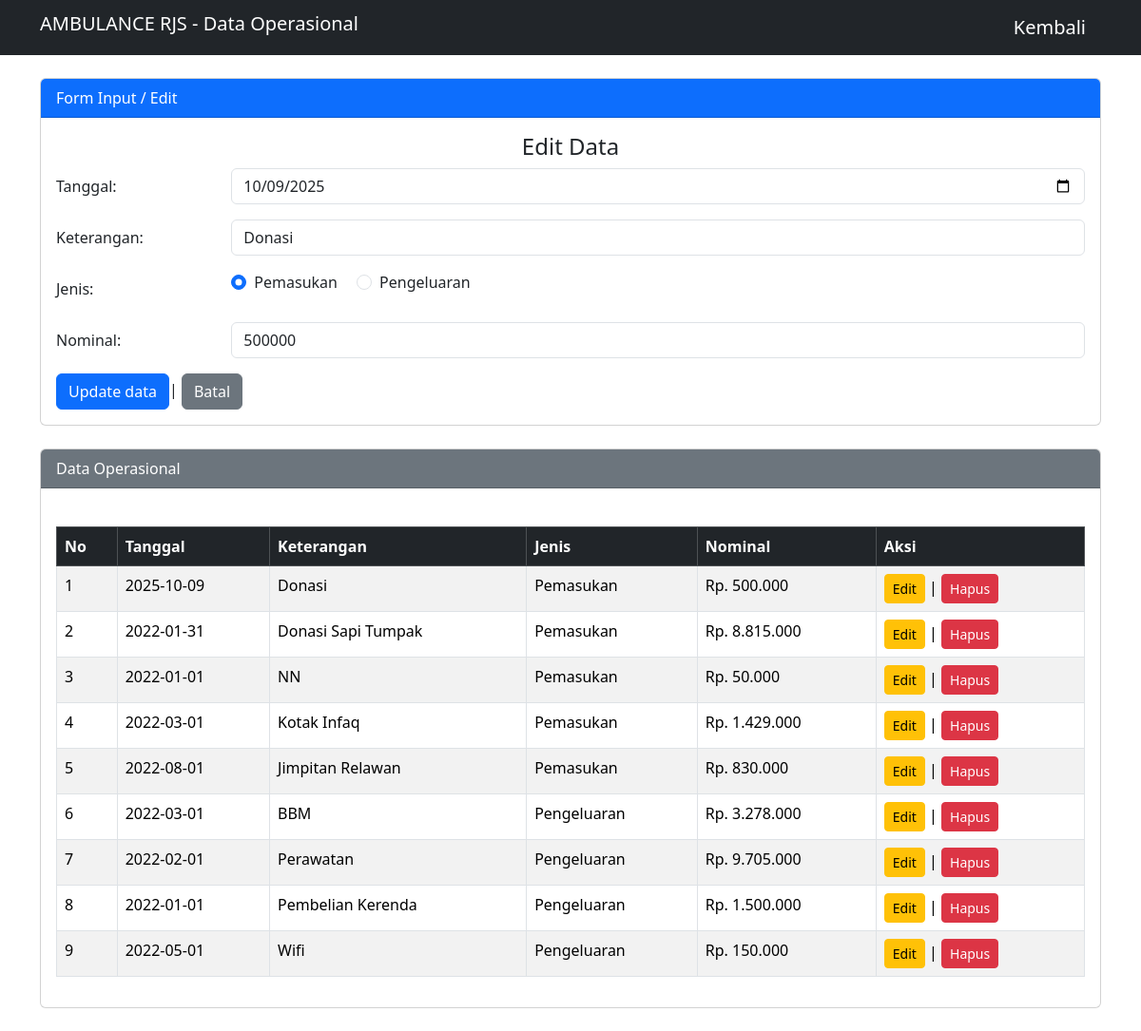
The app's page /view/operasional.php?edit=1 (signed in) with its own data.
### tables this page shows
CREATE TABLE `operasional` (
  `id_operasional` int(55) NOT NULL,
  `tanggal` date NOT NULL,
  `keterangan` varchar(255) NOT NULL,
  `jenis` enum('Pemasukan','Pengeluaran','','') NOT NULL,
  `nominal` varchar(55) NOT NULL
);

### config/koneksi.php (called while the page is built, shortened)
<?php
class database
{
    private $host = "localhost";
    private $username = "root";
    private $pass = "";
    private $db = "ambulance";
    function __construct()
    {
        $this->connect = mysqli_connect($this->host, $this->username, $this->pass, $this->db);
    }
}

### proses/proses-operasional.php (called while the page is built, shortened)
<?php
require_once(__DIR__ . '/../config/koneksi.php');
class operasional
{
    private $db;
    function __construct()
    {
        $database = new database();
        $this->db = $database->connect;
    }
    function tampil()
    {
        $sql = mysqli_query($this->db, "SELECT * FROM operasional");
        return mysqli_fetch_all($sql, MYSQLI_ASSOC);
    }
    function cari($id)
    {
        $sql = mysqli_query($this->db, "SELECT * FROM operasional WHERE id_operasional='$id'");
        return mysqli_fetch_assoc($sql);
    }
}

### view/operasional.php (the view, shortened to what this page needs)
<?php
require_once(__DIR__ . '/../proses/proses-operasional.php');
$operasional = new Operasional();
$editData = NULL;
if (isset($_GET['edit'])) {
    $id = $_GET['edit'];
    $editData = $operasional->cari($id);
}
include '../template/header.php';
?>
<body>
    <nav class="navbar navbar-dark bg-dark">
        <div class="container">
            <h3 class="navbar-brand">AMBULANCE RJS - Data Operasional</h3>
            <a class="navbar-brand" href="../index.php">Kembali</a>
        </div>
    </nav>
    <div class="container my-4">
        <div class="card mb-4">
            <div class="card-header bg-primary text-white">Form Input / Edit</div>
            <div class="card-body">
                <div class="form-input">
                    <?php if ($editData) { ?>
                        <h4 style="text-align: center;">Edit Data</h4>
                        <form action="operasional.php" method="POST">
                            <div class="mb-3 row">
                                <label for="tanggal" class="col-sm-2 col-form-label">Tanggal:</label>
                                <div class="col-sm-10">
                                    <input type="date" class="form-control" name="tanggal" id="tanggal" value="<?= $editData['tanggal'] ?>">
                                </div>
                            </div>
                            <div class="mb-3 row">
                                <label for="keterangan" class="col-sm-2 col-form-label">Keterangan:</label>
                                <div class="col-sm-10">
                                    <input type="text" class="form-control" name="keterangan" id="keterangan" value="<?= $editData['keterangan'] ?>">
                                </div>
                            </div>
                            <div class="mb-3 row">
                                <label class="col-sm-2 col-form-label">Jenis:</label>
                                <div class="col-sm-10">
                                    <div class="form-check form-check-inline">
                                        <input class="form-check-input" type="radio" name="jenis" id="jenis1" value="pemasukan" <?= ($editData['jenis'] == 'Pemasukan') ? 'checked' : ''; ?>>
                                        <label class="form-check-label" for="jenis1">Pemasukan</label>
                                    </div>
                                    <div class="form-check form-check-inline">
                                        <input class="form-check-input" type="radio" name="jenis" id="jenis2" value="pengeluaran" <?= ($editData['jenis'] == 'Pengeluaran') ? 'checked' : ''; ?>>
                                        <label class="form-check-label" for="jenis2">Pengeluaran</label>
                                    </div>
                                </div>
                            </div>
                            <div class="mb-3 row">
                                <label for="nominal" class="col-sm-2 col-form-label">Nominal:</label>
                                <div class="col-sm-10">
                                    <input type="number" class="form-control" name="nominal" id="nominal" value="<?= $editData['nominal'] ?>">
                                </div>
                            </div>
                            <button type="submit" name="edit" class="btn btn-primary">Update data</button>|
                            <a href="operasional.php" class="btn btn-secondary">Batal</a>
                        </form>
                    <?php } ?>
                </div>
            </div>
        </div>
        <div class="card">
            <div class="card-header text-white bg-secondary">Data Operasional</div><br>
            <div class="card-body">
                <table class="table table-bordered table-striped" id="tableOperasional">
                    <thead class="table-dark">
                        <tr>
                            <th>No</th>
                            <th>Tanggal</th>
                            <th>Keterangan</th>
                            <th>Jenis</th>
                            <th>Nominal</th>
                            <th>Aksi</th>
                        </tr>
                    </thead>
                    <?php
                    $no = 1;
                    foreach ($operasional->tampil() as $data) {
                    ?>
                        <tr>
                            <td><?php echo $no++; ?></td>
                            <td><?php echo $data['tanggal'] ?></td>
                            <td><?php echo $data['keterangan'] ?></td>
                            <td><?php echo $data['jenis'] ?></td>
                            <td>Rp. <?php echo number_format($data['nominal'], 0, ',', '.') ?></td>
                            <td>
                                <a href="?edit=<?php echo $data['id_operasional'] ?>" class="btn btn-sm btn-warning">Edit</a> |
                                <a href="?hapus=<?php echo $data['id_operasional'] ?>" class="btn btn-sm btn-danger" onclick="return confirm('Yakin hapus data?')">Hapus</a>
                            </td>
                        </tr>
                    <?php } ?>
                </table>
            </div>
        </div>
    </div>
</body>
</html>

### records on screen
operasional: tanggal "10/09/2025", keterangan "Donasi", jenis "☑ Pemasukan", jenis "☐ Pengeluaran", nominal "500000", tanggal "2025-10-09", jenis "Pemasukan", nominal "500.000"
operasional: tanggal "2022-01-31", keterangan "Donasi Sapi Tumpak", jenis "Pemasukan", nominal "8.815.000"
operasional: tanggal "2022-01-01", keterangan "NN", jenis "Pemasukan", nominal "50.000"
operasional: tanggal "2022-03-01", keterangan "Kotak Infaq", jenis "Pemasukan", nominal "1.429.000"
operasional: tanggal "2022-08-01", keterangan "Jimpitan Relawan", jenis "Pemasukan", nominal "830.000"
operasional: tanggal "2022-03-01", keterangan "BBM", jenis "Pengeluaran", nominal "3.278.000"
operasional: tanggal "2022-02-01", keterangan "Perawatan", jenis "Pengeluaran", nominal "9.705.000"
operasional: tanggal "2022-01-01", keterangan "Pembelian Kerenda", jenis "Pengeluaran", nominal "1.500.000"
operasional: tanggal "2022-05-01", keterangan "Wifi", jenis "Pengeluaran", nominal "150.000"
